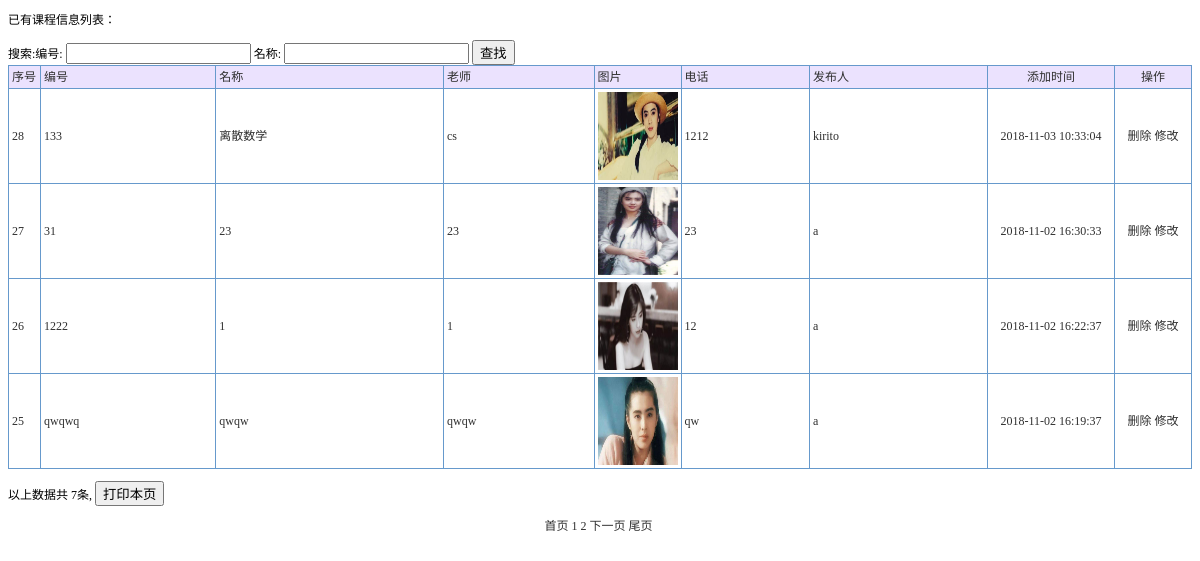
Page /kechengxinxi_list.php (signed in) on the committed database.
### tables this page shows
CREATE TABLE `kechengxinxi` (
  `id` int(11) NOT NULL AUTO_INCREMENT,
  `bianhao` varchar(50) DEFAULT NULL,
  `mingcheng` varchar(50) DEFAULT NULL,
  `leibie` varchar(50) DEFAULT NULL,
  `tupian` varchar(50) DEFAULT NULL,
  `jianjie` text,
  `dianhua` varchar(50) DEFAULT NULL,
  `faburen` varchar(50) DEFAULT NULL,
  `addtime` timestamp NOT NULL DEFAULT CURRENT_TIMESTAMP,
  PRIMARY KEY (`id`)
);

### ConnectDb.php (called while the page is built)
<?php
class ConnectDb{
    public function Connect($sql){
    $dbms='mysql';
    $dbname='system';
    $user='root';
    $password="";
    $host="localhost";
    $dsn="$dbms:host=$host;dbname=$dbname";
    $pdo=new PDO($dsn,$user,$password);
    $pdo->exec("SET NAMES 'utf8';");
    $result=$pdo->prepare($sql);
    $result->execute();
    return $result;
      }
	}
?>

### kechengxinxi_list.php (the view, shortened to what this page needs)
 <?php
include_once 'ConnectDb.php';
?>
<!DOCTYPE html PUBLIC "-//W3C//DTD XHTML 1.0 Transitional//EN" "http://www.w3.org/TR/xhtml1/DTD/xhtml1-transitional.dtd">
<html xmlns="http://www.w3.org/1999/xhtml">
<head>
<title>菜品信息</title><link rel="stylesheet" href="css.css" type="text/css">
</head>
<body>
<p>已有课程信息列表：</p>
<form id="form1" name="form1" method="post" action="">
  搜索:编号:
  <input name="bh" type="text" id="bh" />
  名称:
  <input name="mc" type="text" id="mc" />
  <input type="submit" name="Submit" value="查找" />
</form>
<table width="100%" border="1" align="center" cellpadding="3" cellspacing="1" bordercolor="#6699CC" style="border-collapse:collapse">
  <tr>
    <td width="25" bgcolor="#EBE2FE">序号</td>
    <td bgcolor='#EBE2FE'>编号</td><td bgcolor='#EBE2FE'>名称</td><td bgcolor='#EBE2FE'>老师</td><td bgcolor='#EBE2FE'>图片</td><td bgcolor='#EBE2FE'>电话</td><td bgcolor='#EBE2FE'>发布人</td>
    <td width="120" align="center" bgcolor="#EBE2FE">添加时间</td>
    <td width="70" align="center" bgcolor="#EBE2FE">操作</td>
  </tr>
   <?php
    $sql="select * from kechengxinxi where 1=1";
  $sql=$sql." order by id desc";
$con=new ConnectDb();
  @$page=$_GET['page'];
  if(@$page==""){
    $page=1;
  }
  if(@$page!=""){
    $page_size=4;
    $sql1="select count(*) as total from kechengxinxi ";
    $result=$con->Connect($sql1);
    $res=$result->fetch(PDO::FETCH_ASSOC);
    $count=$res['total'];
    $page_count=ceil($count/$page_size);
    $offset=($page-1)*$page_size;
    $sql2=$sql." limit $offset,$page_size";
    $con2=new ConnectDb();
    $result2=$con2->Connect($sql2);
  }
  while($res2=$result2->fetch(PDO::FETCH_ASSOC)){
  ?>
  <tr>
    <td width="25"> <?php
  echo $res2['id'];
?></td>
    <td> <?php echo $res2['bianhao'];?></td><td> <?php echo $res2['mingcheng'];?></td><td> <?php echo $res2['leibie'];?></td><td width='80'><a href="<?php echo $res2['tupian'] ?>" target='_blank'><img src="<?php echo $res2['tupian']?>" width='80' height='88' border='0'></a></td><td> <?php echo $res2['dianhua'];?></td><td> <?php echo $res2['faburen'];?></td>
    <td width="120" align="center"> <?php
echo$res2['addtime'];
?></td>
    <td width="70" align="center"><a href="del.php?id= <?php
    echo $res2['id'];
  ?>&tablename=kechengxinxi" onclick="return confirm('真的要删除？')">删除</a> <a href="kechengxinxi_updt.php?id= <?php
    echo $res2['id'];
  ?>">修改</a></td>
  </tr>
     <?php
}
?>
</table>
<p>以上数据共 <?php
    echo $count;?>条,
  <input type="button" name="Submit2" onclick="javascript:window.print();" value="打印本页" />
</p>
<p align="center"> <?php echo "<a href='kechengxinxi_list.php?page=1'>首页</a>&nbsp";
     for($i=1;$i<=$page_count;$i++){
        echo "<a id='$i' href='kechengxinxi_list.php?page=$i' value='$i'>$i</a>&nbsp";
     }
     if($page<$page_count){
       $back=$page+1;
      echo "<a href='kechengxinxi_list.php?page=$back'>下一页</a>&nbsp";
     }
     echo "<a href='kechengxinxi_list.php?page=$page_count'>尾页</a>&nbsp";?></p>
<p>&nbsp; </p>
</body>
</html>

### css.css (style rules this page uses)
A:link { color: #2f2f2f; text-decoration: none; }
td { font-family:"宋体"; font-size: 12px; color: #2f2f2f; line-height: 16px; }

### rows in the picture
kechengxinxi: id "28", bianhao "133", mingcheng "离散数学", leibie "cs", tupian (picture), dianhua "1212", faburen "kirito", addtime "2018-11-03 10:33:04"
kechengxinxi: id "27", bianhao "31", mingcheng "23", leibie "23", tupian (picture), dianhua "23", faburen "a", addtime "2018-11-02 16:30:33"
kechengxinxi: id "26", bianhao "1222", mingcheng "1", leibie "1", tupian (picture), dianhua "12", faburen "a", addtime "2018-11-02 16:22:37"
kechengxinxi: id "25", bianhao "qwqwq", mingcheng "qwqw", leibie "qwqw", tupian (picture), dianhua "qw", faburen "a", addtime "2018-11-02 16:19:37"

### other values in the picture
$count "7"
